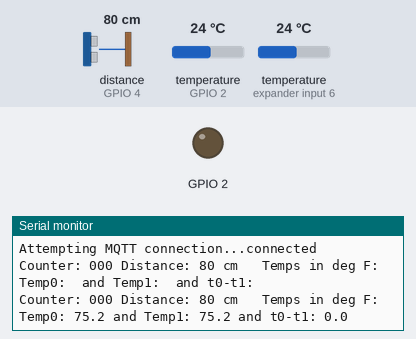
The sketch below on a simulated ESP8266 (NodeMCU). On the bench: output pins drawn as LEDs (lit = HIGH), the last lines printed to the serial monitor. Wiring (inferred from the names in the program): ultrasonic range finder: trigger GPIO 5; echo GPIO 4. The test bench sets the inputs (shaded band); at power-on: distance to the obstacle (sensor on GPIO 4) 80 cm, temperature (sensors on GPIO 2, expander input 6) 24 °C. The echo pulse lasts 58.3 µs per cm; WiFi joins after 1.5 s; servers stay silent unless stated; random numbers use the default seed unless the sketch sets one; no MQTT or app messages arrive unless stated; pins used as bus, display or sensor lines are not drawn.

Above: at 2.7 s.
2.8 s: distance to the obstacle (sensor on GPIO 4) set to 2 cm
At 4.2 s:
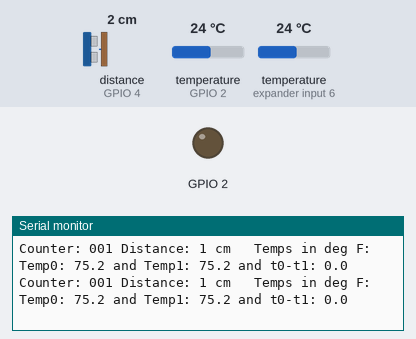
4.3 s: temperature (sensor on GPIO 2) set to 12 °C
5.8 s: temperature (sensor on expander input 6) set to 12 °C
At 7.0 s:
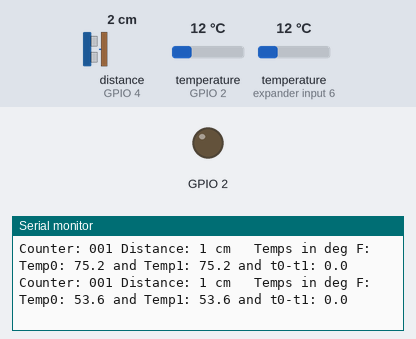
7.3 s: distance to the obstacle (sensor on GPIO 4) set to 4 cm
At 8.6 s:
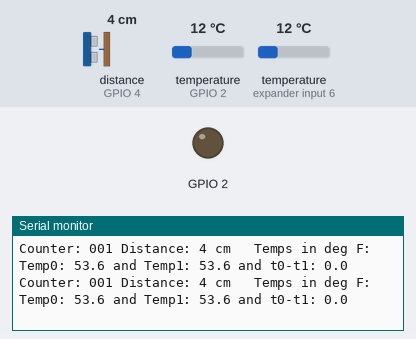
8.8 s: temperature (sensor on GPIO 2) set to 19 °C
At 10.2 s:
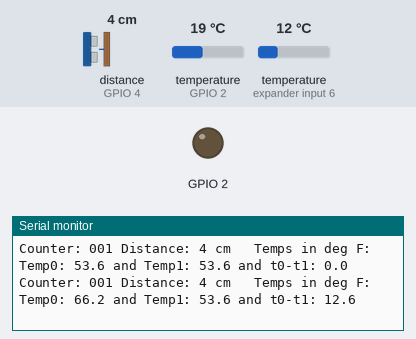
10.3 s: temperature (sensor on expander input 6) set to 19 °C
At 12.6 s:
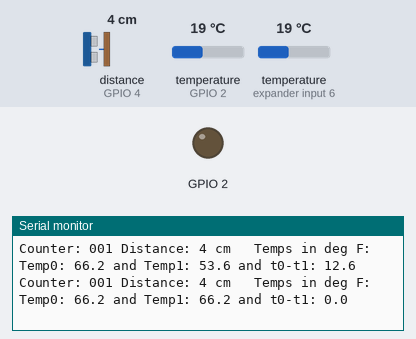
Timing chart, 0 to 12.8 s (numbered marks = the images above; inputs shaded):
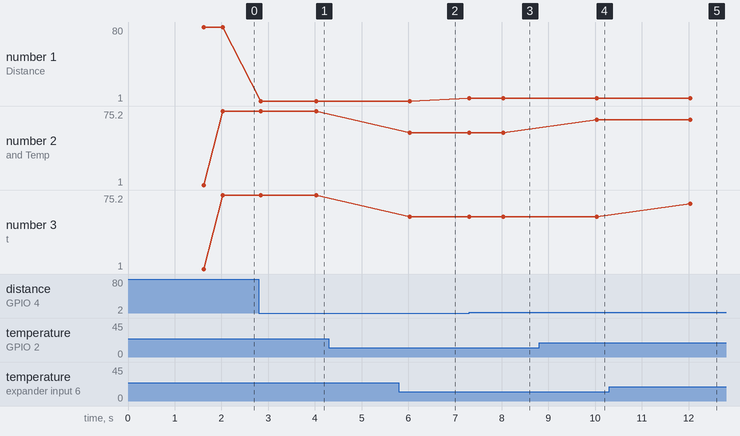

Measured:
- after the input at 2.8 s, the serial monitor: prints a new line at once (image 1)
- after the input at 5.8 s, the serial monitor: prints a new line after 0.23 s (image 2)
- after the input at 7.3 s, the serial monitor: prints a new line at once (image 3)
- after the input at 8.8 s, the serial monitor: prints a new line after 1.2 s (image 4)
- after the input at 10.3 s, the serial monitor: prints a new line after 1.7 s (image 5)
- plotted number 1: 1 → 4 after the input at 7.3 s
- plotted number 2: 53.6 → 66.2 after the input at 8.8 s

The sketch:

ESP8266Sketch.ino
```cpp
/*
 Basic ESP8266 MQTT example
   This sketch demonstrates the capabilities of the pubsub library in combination
   with the ESP8266 board/library.
 It connects to an MQTT server then:
  - publishes "hello world" to the topic "outTopic" every two seconds
  - subscribes to the topic "inTopic", printing out any messages
    it receives. NB - it assumes the received payloads are strings not binary
  - If the first character of the topic "inTopic" is an 1, switch ON the ESP Led,
    else switch it off
 It will reconnect to the server if the connection is lost using a blocking
 reconnect function. See the 'mqtt_reconnect_nonblocking' example for how to
 achieve the same result without blocking the main loop.

 To install the ESP8266 board, (using Arduino 1.6.4+):
  - Add the following 3rd party board manager under "File -> Preferences -> Additional Boards Manager URLs":
       http://arduino.esp8266.com/stable/package_esp8266com_index.json
  - Open the "Tools -> Board -> Board Manager" and click install for the ESP8266"
  - Select your ESP8266 in "Tools -> Board"
*/
#include <ESP8266WiFi.h>
#include <PubSubClient.h>

// Update these with values suitable for your network.
//const char* ssid = "wifissid2";
//const char* password = "wifipassword2";
//const char* mqtt_server = "192.168.1.218";
const char* ssid = "wifissid";
const char* password = "wifipassword";
const char* mqtt_server = "172.20.10.2";

const char* heirnamet0 =  "travel/silverbox/temperature/0/pv";
const char* heirnamet1 =  "travel/silverbox/temperature/1/pv";
const char* heirnamedt =  "travel/silverbox/temperature/delta/pv";//dt=t0-t1
const char* heirnamedistance =  "travel/silverbox/distance/pv";// distance in cm
const char* heirnamecount =  "travel/silverbox/count/pv";// 999 rollover counter (passing parts, people
const int   ultrarollovercount = 1000;
long ultradistancelastMsg = 0;
long ultracountermaxdistance = 30; //30 cm or closer constitutes an object passing

WiFiClient espClient;
PubSubClient client(espClient);
long temperatureslastMsg = 0;
char msg[50];
int value = 0;

long now; //will contain milliseconds

//dallas onewire two temperature
char temp0Fchar[6];
float temp0F = -999;
char temp1Fchar[6];
float temp1F = -999;
float difftemp0minus1F = -999;
char difftemp0minus1Fchar[6];
char prevtemp0Fchar[6];
char prevtemp1Fchar[6];
int ret = 0;
bool temperaturesupdaterequiredflag = false;
// Include the libraries we need

#include <OneWire.h>
#include <DallasTemperature.h>
// Data wire is plugged into port 2 on the Arduino
#define ONE_WIRE_BUS 2
#define TEMPERATURE_PRECISION 9
// Setup a oneWire instance to communicate with any OneWire devices (not just Maxim/Dallas temperature ICs)
OneWire oneWire(ONE_WIRE_BUS);
// Pass our oneWire reference to Dallas Temperature.
DallasTemperature sensors(&oneWire);
//float prevtempF = -999;
// arrays to hold device addresses
DeviceAddress thermometer0, thermometer1;

//ultrasonic distance and rollover counter
#define ultratrigPin 5
#define ultraechoPin 4
int ultracounter = 0;
int ultracurrentState = 0;
int ultrapreviousState = 0;
long ultraduration, ultradistance;
long ultrapreviousdistance = 0;
long ultradistancediff = 0;
bool ultraupdaterequiredflag = false;
char ultracounterchar[6];
char ultradistancechar[6];

void setup()
{
  Serial.begin(115200);

  // requestTemperatures() will not block current thread
  sensors.setWaitForConversion(false);

  pinMode(BUILTIN_LED, OUTPUT);     // Initialize the BUILTIN_LED pin as an output
  setup_wifi();
  client.setServer(mqtt_server, 1883);
//  client.setCallback(callback);

  // Start up the library (dallas)
  sensors.begin();

    // locate devices on the bus
  Serial.print("Locating devices...");
  Serial.print("Found ");
  Serial.print(sensors.getDeviceCount(), DEC);
  Serial.println(" devices.");

  // report parasite power requirements
  Serial.print("Parasite power is: ");
  if (sensors.isParasitePowerMode()) Serial.println("ON");
  else Serial.println("OFF");

  if (!sensors.getAddress(thermometer0, 0)) Serial.println("Unable to find address for Device thermometer0");
  if (!sensors.getAddress(thermometer1, 1)) Serial.println("Unable to find address for Device thermometer1");

  // show the addresses we found on the bus
  Serial.print("Device 0 Address: ");
  printAddress(thermometer0);
  Serial.println();

  Serial.print("Device 1 Address: ");
  printAddress(thermometer1);
  Serial.println();

  // set the resolution to 9 bit per device
  sensors.setResolution(thermometer0, TEMPERATURE_PRECISION);
  sensors.setResolution(thermometer1, TEMPERATURE_PRECISION);

  Serial.print("Device 0 Resolution: ");
  Serial.print(sensors.getResolution(thermometer0), DEC);
  Serial.println();

  Serial.print("Device 1 Resolution: ");
  Serial.print(sensors.getResolution(thermometer1), DEC);
  Serial.println();

  //ultrasonic distance and rollover counter
  pinMode(ultratrigPin, OUTPUT);
  pinMode(ultraechoPin, INPUT);
}

void setup_wifi() {
  delay(10);
  // We start by connecting to a WiFi network
  Serial.println();
  Serial.print("Connecting to ");
  Serial.println(ssid);
  WiFi.begin(ssid, password);
  while (WiFi.status() != WL_CONNECTED) {
    delay(500);
    Serial.print(".");
  }
  randomSeed(micros());
  Serial.println("");
  Serial.println("WiFi connected");
  Serial.println("IP address: ");
  Serial.println(WiFi.localIP());
}

/*
void callback(char* topic, byte* payload, unsigned int length) {
  Serial.print("Message arrived [");
  Serial.print(topic);
  Serial.print("] ");
  for (int i = 0; i < length; i++) {
    Serial.print((char)payload[i]);
  }
  Serial.println();

  // Switch on the LED if an 1 was received as first character
  if ((char)payload[0] == '1') {
    digitalWrite(BUILTIN_LED, LOW);   // Turn the LED on (Note that LOW is the voltage level
    // but actually the LED is on; this is because
    // it is acive low on the ESP-01)
  } else {
    digitalWrite(BUILTIN_LED, HIGH);  // Turn the LED off by making the voltage HIGH
  }
}
*/

void reconnect() {
  // Loop until we're reconnected
  while (!client.connected()) {
    Serial.print("Attempting MQTT connection...");
    // Create a random client ID
    String clientId = "ESP8266Client-";
    clientId += String(random(0xffff), HEX);
    // Attempt to connect
    if (client.connect(clientId.c_str())) {
      Serial.println("connected");
      // Once connected, publish an announcement...
      client.publish("outTopic", "hello world");
      // ... and resubscribe
      client.subscribe("inTopic");
    } else {
      Serial.print("failed, rc=");
      Serial.print(client.state());
      Serial.println(" try again in 5 seconds");
      // Wait 5 seconds before retrying
      delay(5000);
    }
  }
}

// more dallas functions
// dallas function to print a device address
void printAddress(DeviceAddress deviceAddress)
{
  for (uint8_t i = 0; i < 8; i++)
  {
    // zero pad the address if necessary
    if (deviceAddress[i] < 16) Serial.print("0");
    Serial.print(deviceAddress[i], HEX);
  }
}

// dallas function to print the temperature for a device
void printTemperature(DeviceAddress deviceAddress)
{
  float tempC = sensors.getTempC(deviceAddress);
  Serial.print("Temp C: ");
  Serial.print(tempC);
  Serial.print(" Temp F: ");
  Serial.print(DallasTemperature::toFahrenheit(tempC));
}

// dallas function to print a device's resolution
void printResolution(DeviceAddress deviceAddress)
{
  Serial.print("Resolution: ");
  Serial.print(sensors.getResolution(deviceAddress));
  Serial.println();
}

// dallas main function to print information about a device
void printData(DeviceAddress deviceAddress)
{
  Serial.print("Device Address: ");
  printAddress(deviceAddress);
  Serial.print(" ");
  printTemperature(deviceAddress);
  Serial.println();
}

void loop() {
  if (!client.connected()) {
    reconnect();
  }
  client.loop();

  now = millis();

//  Serial.print(now);   Serial.print(" ");  Serial.print(temperaturesupdaterequiredflag);  Serial.print(" ");  Serial.print(temperatureslastMsg);  Serial.print(" ");

  temperaturesupdaterequiredflag = false;
  if (now - temperatureslastMsg > 2000) {
    temperatureslastMsg = now;

    // Fetch temperatures from Dallas sensors
    // call sensors.requestTemperatures() to issue a global temperature
    // request to all devices on the bus
    //Serial.print("Requesting temperatures...");
    sensors.requestTemperatures(); // Send the command to get temperatures

    // After we got the temperatures, we can print them here.
    // We use the function ByIndex, and as an example get the temperature from the first sensor only.
    temp0F = sensors.getTempFByIndex(0);
    temp0F = roundf(temp0F*10)/10; // 0.1 deg F precision
    ret = snprintf(temp0Fchar,sizeof temp0Fchar, "%.1f", temp0F);
    client.publish(heirnamet0, temp0Fchar);

    temp1F = sensors.getTempFByIndex(1);
    temp1F = roundf(temp1F*10)/10; // 0.1 deg F precision
    ret = snprintf(temp1Fchar,sizeof temp1Fchar, "%.1f", temp1F);
    client.publish(heirnamet1, temp1Fchar);

    difftemp0minus1F = temp0F - temp1F;
//    difftemp0minus1F = roundf(difftemp0minus1F *10)/10; // 0.1 deg F precision
    ret = snprintf(difftemp0minus1Fchar,sizeof difftemp0minus1Fchar, "%.1f", difftemp0minus1F);
    client.publish(heirnamedt, difftemp0minus1Fchar);

    // for serial print only print if there is change
    if (prevtemp0Fchar!=temp0Fchar) {
      strcpy(prevtemp0Fchar, temp0Fchar);
      temperaturesupdaterequiredflag = true;
    }
    if (prevtemp1Fchar!=temp1Fchar) {
      strcpy(prevtemp1Fchar, temp1Fchar);
      temperaturesupdaterequiredflag = true;
    }
  }

  //ultrasonic
  ultraupdaterequiredflag = false;
  if (now - ultradistancelastMsg > 100) {
//    Serial.print(" inside ultra with time of ");
//    Serial.print(ultradistancelastMsg );
    ultradistancelastMsg = now;
//    ultracountlastMsg = 0;

    digitalWrite(ultratrigPin, LOW);
    delayMicroseconds(2);
    digitalWrite(ultratrigPin, HIGH);
    delayMicroseconds(10);
    digitalWrite(ultratrigPin, LOW);
    ultraduration = pulseIn(ultraechoPin, HIGH);
    ultradistance = (ultraduration/2) / 29.1;

    ultradistancediff = ultrapreviousdistance - ultradistance;
    if (abs(ultradistancediff)>1) {
      ultrapreviousdistance = ultradistance;
      ultraupdaterequiredflag = true;
      sprintf(ultradistancechar , "%d", ultradistance);
//      sprintf(ultradistancechar , "%04d", ultradistance);
      client.publish(heirnamedistance , ultradistancechar);
    }

    if (ultradistance <= ultracountermaxdistance){
      ultracurrentState = 1;
    }
    else {
      ultracurrentState = 0;
    }
    if(ultracurrentState != ultrapreviousState){
      if(ultracurrentState == 1){
        ultracounter = ultracounter + 1;
        if (ultracounter > ultrarollovercount ) {
          ultracounter = ultracounter - ultrarollovercount;
        }
        ultraupdaterequiredflag = true;
        ultracounterchar;
        sprintf(ultracounterchar, "%d", ultracounter);
        client.publish(heirnamecount , ultracounterchar);
      }
    }
    ultrapreviousState = ultracurrentState;
  }


  //Serial.print if needed
  if ( ultraupdaterequiredflag | temperaturesupdaterequiredflag) {
    Serial.print("Counter: ");
//    Serial.print(ultracounter);
    Serial.print(  ultracounter/100 );
    Serial.print((ultracounter/10)%10);
    Serial.print(ultracounter%10);
    Serial.print(" Distance: ");
    Serial.print(ultradistance );
    Serial.print(" cm");

    Serial.print("   Temps in deg F: Temp0: ");
    Serial.print(temp0Fchar);
    Serial.print(" and Temp1: ");
    Serial.print(temp1Fchar);
    Serial.print(" and t0-t1: ");
    Serial.print(difftemp0minus1Fchar);

    Serial.println();
  }
}
```
